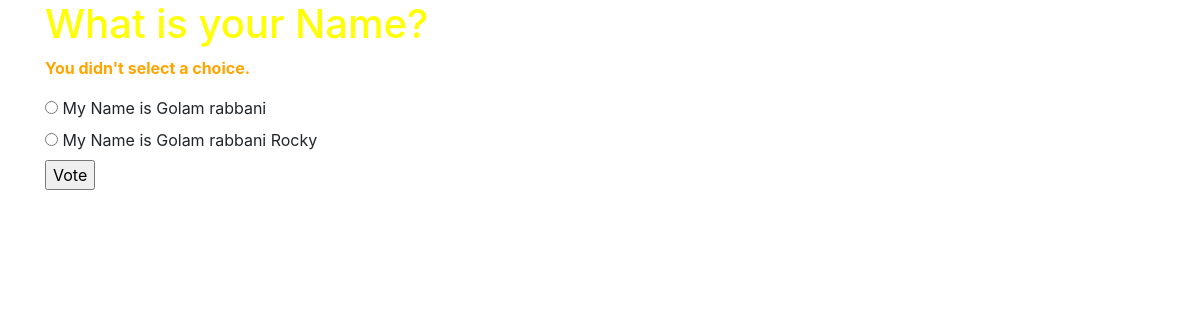
The page /polls/1/vote/ on the database its author committed.
### polls/models.py (models this page shows, shortened)
class Question(models.Model):
    question_text = models.CharField(max_length=200)
    pub_date = models.DateTimeField('date published')

class Choice(models.Model):
    question = models.ForeignKey(Question, on_delete=models.CASCADE)
    choice_text = models.CharField(max_length=200)
    votes = models.IntegerField(default=0)

### polls/views.py (the view)
# urls.py: path('<int:question_id>/vote/', views.vote, name='vote'),
def vote(request, question_id):
    question = get_object_or_404(Question, pk=question_id)
    try:
        selected_choice = question.choice_set.get(pk=request.POST['choice'])
    except (KeyError, Choice.DoesNotExist):
        return render(request, 'polls/detail.html', {
            'question': question,
            'error_message': "You didn't select a choice.",
        })
    else:
        selected_choice.votes += 1
        selected_choice.save()
        return HttpResponseRedirect(reverse('polls:result', args=(question.id,)))

### polls/templates/polls/detail.html (shortened to what this page needs)
{% load static %}
<html>
    <head>
        <link rel="stylesheet" href="https://stackpath.bootstrapcdn.com/bootstrap/4.3.0/css/bootstrap.min.css">
        <link rel="stylesheet" href="{% static 'css/style.css' %}"type ="text/css">
    </head>
<html>
<body>
  <div class ="container">
    <h1>{{ question.question_text }}</h1>
    {% if error_message %}<p><strong>{{ error_message }}</strong></p>{% endif %}
    <form action="{% url 'polls:vote' question.id %}" method="post">
    {% for choice in question.choice_set.all %}
        <input type="radio" name="choice" id="choice{{ forloop.counter }}" value="{{ choice.id }}">
        <label for="choice{{ forloop.counter }}">{{ choice.choice_text }}</label><br>
    {% endfor %}
    <input type="submit" value="Vote">
    </form>
</div>
</body>
</html>

### polls/static/css/style.css (style rules this page uses)
h1 { color:yellow; }
p { color:orange; }

### rows shown on the page
Question: question_text "What is your Name?"
Choice: choice_text "My Name is Golam rabbani"
Choice: choice_text "My Name is Golam rabbani Rocky"

### other values the page prints
{{ error_message }} "You didn't select a choice."
